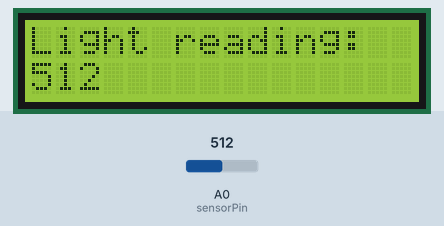
Simulated run of this sketch. Board: Arduino Uno, built with avr-gcc and run on an emulated ATmega328P. Parts: 16×2 character LCD. The inputs (shaded band) are chosen by the test bench; at power-on: A0 (sensorPin) = 512. What the sketch prints to the serial monitor is not drawn.

Above: at 1.2 s.
1.3 s: A0 (sensorPin) set to 716
At 2.7 s:
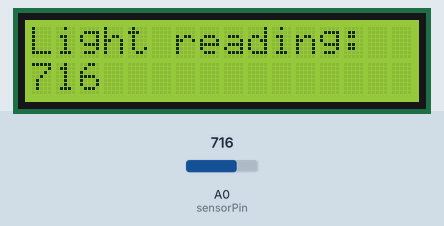
3.5 s: A0 (sensorPin) set to 900
At 5.2 s:
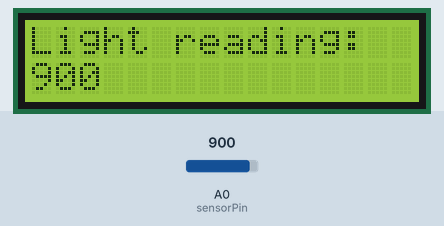
5.5 s: A0 (sensorPin) set to 1023
At 7.1 s:
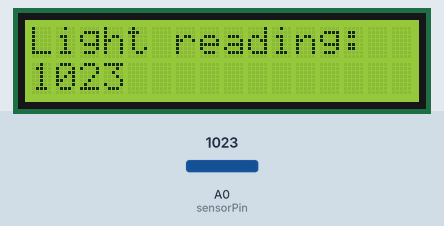
Timing chart, 0 to 8.6 s (numbered marks = the images above; inputs shaded):
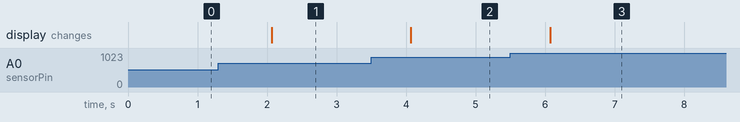

The sketch:

LCD.ino
```cpp
#include <LiquidCrystal.h>

int sensorPin = A0;
int sensorValue = 0;
const int rs = 12, en = 11, d4 = 5, d5 = 4, d6 = 3, d7 = 2;
LiquidCrystal lcd(rs, en, d4, d5, d6, d7);

void setup() {
  lcd.begin(16, 2);
  lcd.print("Light reading:");
  pinMode(sensorPin, INPUT);
  Serial.begin(9600);
}

void loop() {
  lcd.setCursor(0, 1);
  sensorValue = analogRead(sensorPin);
  Serial.println(sensorValue);
  lcd.print(sensorValue);
  delay(1000);
}
```

Measured:
- after the input at 1.3 s, the display: changes after 0.77 s (image 1)
- after the input at 3.5 s, the display: changes after 0.57 s (image 2)
- after the input at 5.5 s, the display: changes after 0.57 s (image 3)
